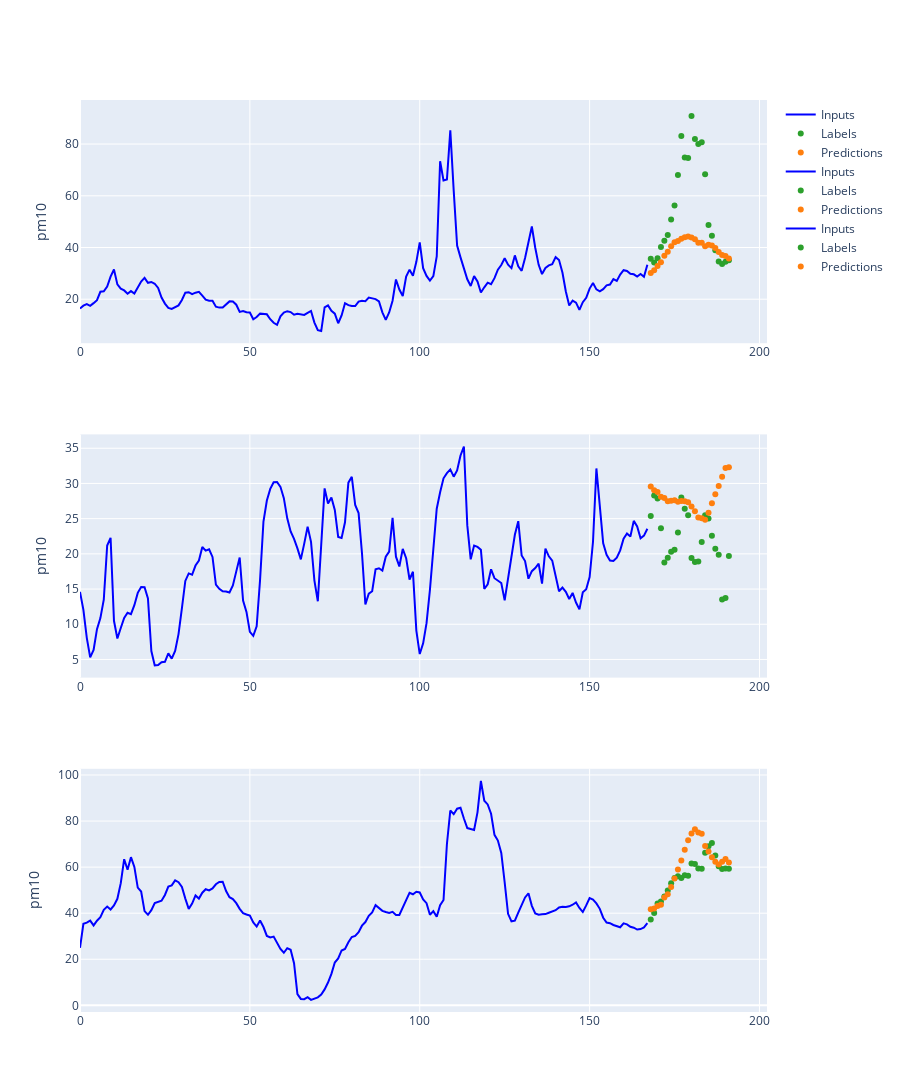

The code cell stored with this chart in its notebook:
### Code cell
window_generator_538.plot(cnn_lstm_model, offset=60, plot_version="train")

### Figure 1 — Plotly figure (JSON) as saved in the notebook; plotly's stock layout.template omitted (floating-point values rounded to 4 significant figures; data arrays with more than 128 entries replaced by an {"elided": "..."} marker saying what was removed)
{"data": [{"marker": {"color": "blue"}, "name": "Inputs", "type": "scatter", "x": {"elided": "168 int values"}, "xaxis": "x", "y": {"elided": "168 float values"}, "yaxis": "y"}, {"marker": {"color": "#2ca02c"}, "mode": "markers", "name": "Labels", "type": "scatter", "x": [168, 169, 170, 171, 172, 173, 174, 175, 176, 177, 178, 179, 180, 181, 182, 183, 184, 185, 186, 187, 188, 189, 190, 191], "xaxis": "x", "y": [35.67, 34.19, 35.87, 40.21, 42.58, 44.86, 50.88, 56.22, 68.07, 83.09, 74.79, 74.59, 90.89, 82, 80.02, 80.71, 68.37, 48.71, 44.56, 38.93, 34.58, 33.59, 34.48, 35.08], "yaxis": "y"}, {"marker": {"color": "#ff7f0e"}, "mode": "markers", "name": "Predictions", "type": "scatter", "x": [168, 169, 170, 171, 172, 173, 174, 175, 176, 177, 178, 179, 180, 181, 182, 183, 184, 185, 186, 187, 188, 189, 190, 191], "xaxis": "x", "y": [30.15, 31.25, 32.88, 34.29, 36.77, 38.34, 40.47, 41.99, 42.53, 43.36, 44.0, 44.25, 43.85, 43.24, 41.85, 41.82, 40.46, 41.07, 40.78, 39.84, 38.23, 37.09, 36.71, 35.75], "yaxis": "y"}, {"marker": {"color": "blue"}, "name": "Inputs", "type": "scatter", "x": {"elided": "168 int values"}, "xaxis": "x2", "y": {"elided": "168 float values"}, "yaxis": "y2"}, {"marker": {"color": "#2ca02c"}, "mode": "markers", "name": "Labels", "type": "scatter", "x": [168, 169, 170, 171, 172, 173, 174, 175, 176, 177, 178, 179, 180, 181, 182, 183, 184, 185, 186, 187, 188, 189, 190, 191], "xaxis": "x2", "y": [25.37, 28.28, 27.86, 23.63, 18.76, 19.43, 20.3, 20.57, 23.05, 28.01, 26.39, 25.48, 19.4, 18.84, 18.92, 21.68, 25.48, 25.02, 22.58, 20.71, 19.89, 13.51, 13.72, 19.68], "yaxis": "y2"}, {"marker": {"color": "#ff7f0e"}, "mode": "markers", "name": "Predictions", "type": "scatter", "x": [168, 169, 170, 171, 172, 173, 174, 175, 176, 177, 178, 179, 180, 181, 182, 183, 184, 185, 186, 187, 188, 189, 190, 191], "xaxis": "x2", "y": [29.58, 29.05, 28.79, 28.1, 27.95, 27.48, 27.53, 27.61, 27.4, 27.5, 27.48, 27.34, 26.74, 26.06, 25.16, 25.06, 24.85, 25.83, 27.17, 28.46, 29.64, 30.95, 32.21, 32.29], "yaxis": "y2"}, {"marker": {"color": "blue"}, "name": "Inputs", "type": "scatter", "x": {"elided": "168 int values"}, "xaxis": "x3", "y": {"elided": "168 float values"}, "yaxis": "y3"}, {"marker": {"color": "#2ca02c"}, "mode": "markers", "name": "Labels", "type": "scatter", "x": [168, 169, 170, 171, 172, 173, 174, 175, 176, 177, 178, 179, 180, 181, 182, 183, 184, 185, 186, 187, 188, 189, 190, 191], "xaxis": "x3", "y": [37.25, 40.11, 44.26, 45.05, 47.23, 49.89, 52.96, 55.33, 56.02, 55.23, 56.51, 56.22, 61.55, 61.35, 59.38, 59.28, 66.29, 69.06, 70.44, 65.01, 60.36, 59.18, 59.38, 59.28], "yaxis": "y3"}, {"marker": {"color": "#ff7f0e"}, "mode": "markers", "name": "Predictions", "type": "scatter", "x": [168, 169, 170, 171, 172, 173, 174, 175, 176, 177, 178, 179, 180, 181, 182, 183, 184, 185, 186, 187, 188, 189, 190, 191], "xaxis": "x3", "y": [41.67, 42.03, 43.09, 43.71, 46.76, 48.24, 51.36, 55.05, 59.02, 62.84, 67.6, 71.66, 74.59, 76.44, 75.09, 74.54, 69.16, 66.82, 64.27, 62.34, 61.16, 62.3, 63.54, 62.03], "yaxis": "y3"}], "layout": {"height": 1200, "xaxis": {"anchor": "y", "domain": [0, 1]}, "xaxis2": {"anchor": "y2", "domain": [0, 1]}, "xaxis3": {"anchor": "y3", "domain": [0, 1]}, "yaxis": {"anchor": "x", "domain": [0.7333, 1], "title": {"text": "pm10"}}, "yaxis2": {"anchor": "x2", "domain": [0.3667, 0.6333], "title": {"text": "pm10"}}, "yaxis3": {"anchor": "x3", "domain": [0, 0.2667], "title": {"text": "pm10"}}}}
